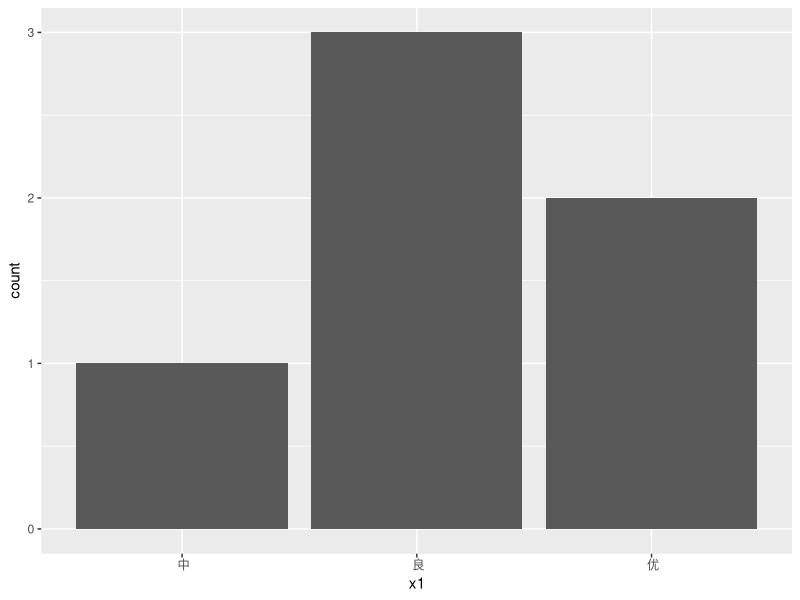

This figure's R source: (Note: this script raises an error after producing the figure.)
## ---- chunk 1
library(tidyverse)
library(conflicted)
# conflicted 包可以将两个包冲突的函数进行报错, 以便使用正确的函数
## ---- chunk 2
# Basic data type
class(TRUE)             # 逻辑值
class(32.6)             # 普通的数字类型
class(2L)               # 2L是特指此为整数integer(显式表示),
                        # 与numeric型的存储方式会有细微的差别
class('a')              # 字符类型
class("aaaaa")          # 字符串,也是字符型
class(3+2i)             # 复数类型
class(charToRaw("a"))   # Raw为原始类型数据,为二进制
## ---- chunk 3
# 数值向量
x = 1.5
x

# 创建一个指定长度的全0数值向量
vec <- numeric(10)
vec

# 利用 c() 将多个对象合并到一起
c(1, 2, 3, 4, 5)
c(1, 2, c(3, 4, 5))
## ---- chunk 4

list.1 <- list(name = "李明", age = 30, scores = c(85, 76, 90))

list.1[2]
list.1[[2]]
list.1$scores

list.1$age <- 45                     # 将age修改为45
list.1$age

list.1$age <- list(19, 29, 31)       # 将age修改为一个列表
list.1$age[1]
list.1$age[[1]]

list.2 <- as.list(c(a = 1, b = 2))   # 用as.list()函数可以将向量转为列表
list.2
unlist(list.2)                       # 用unlist()可以将一个列表打破成分界限,
                                     # 强制转换为一个向量
## ---- chunk 5
# 不按行填充
matrix(c(1, 2, 3,
		     4, 5, 6,
		     7, 8, 9), 
       nrow = 3,
       byrow = FALSE)

# 按行填充
matrix(c(1, 2, 3,
	    	 4, 5, 6,
    		 7, 8, 9), nrow = 3, byrow = TRUE)

# 为矩阵的行列命名
matrix(1:9, 
       nrow = 3, 
       byrow = TRUE,
	     dimnames = list(c("r1","r2","r3"), c("c1","c2","c3")))

ml <- matrix(1:9, ncol = 3)
rownames(ml) = c("r1","r2","r3")
colnames(ml) = c("c1","c2","c3")

# 特殊矩阵
diag(1:4, nrow = 4)
## ---- chunk 6
ml[1,2]                           # 提取第1行, 第2列的单个元素
ml[1:2, 2:3]                      # 提取第1至2行, 第2至3列的元素
ml[c("r1","r3"), c("c1","c3")]    # 提取行名r1和r3, 列名为c1和c3的元素

# 如果一个维度空缺, 则选出该维度的所有元素
ml[1,]                            # 提取第1行, 所有列元素
ml[,2:3]                          # 提取所有行, 第2至3列的所有元素

# 负数表示排除该位置
ml[-1,]                           # 提取除了第1行之外的所有元素
ml[,-c(2,3)]                      # 提取除了第2和第3行之外的所有元素
## ---- chunk 7
# 创建tibble
person <- tibble(
	Name = c("Daisy", "Kyle", "Issac"),
	Gender = c("Female", "Male", "Male"),
	Age = c("20", "21", "27"),
	Major = c("Remote sensing", "Data science", "Physics"),
	ID = c("203", "301", "096")
)
# 在函数传递参数的时候不要用 <- 运算符, 
# 因为 R 语言编译器会将这个操作解释为赋值
# 而不是传递参数, 也就是传递的不是一个值, 而是一个操作, 
# 可能会导致意外的错误
person
## ---- chunk 8
tribble(
	~Name, ~Gender, ~Age, ~Major, ~ID,
	"Daisy", "Female", "20", "Remote sensing", "203",
	"Kyle", "Male", "21", "Data science", "301",
	"Issac", "Male", "27", "Physics", "096")
## ---- chunk 9
# rbind() 增加行(样本数据), 要求宽度(列数一致)
person <- rbind(person,
	              tibble(Name = "Jojo",
	                     Gender = "Male",
                       Age = 25, 
			                 Major = "History", 
			                 ID = "128"))

# cbind() 增加列(属性变量), 要求高度一致
person <- cbind(person, 
	              Registered = c(TRUE, TRUE, FALSE, TRUE),
	              Class_ID = c(2, 3, 4, 1))
## ---- chunk 10
# 可以用函数 str() 或者 glimpse() 显示该对象的结构
str(person)
glimpse(person)
# 用 summary() 作用在数据框或者列表上,将生成割裂或各成分的汇总信息
summary(person)
## ---- chunk 11
# 利用 expand.grid() 可以生成多个属性水平值的所有组合
expand.grid(type = c("A","B"), class = c("M","L","XL"))
## ---- chunk 12
x = c(" 优", " 中", " 良", " 优", " 良", " 良") # 字符向量
x
sort(x)

x1 = factor(x, levels = c(" 中", " 良", " 优")) # 转化因子型
x1
as.numeric(x1) # 相当于查看等级顺序, 数字越大等级越高
sort(x1)

ggplot(tibble(x1), aes(x1)) +
  geom_bar()
## ---- chunk 13
levels(x1) = c("Fair", "Good", "Excellent") # 修改因子水平
x1
## ---- chunk 14
table(x)
## ---- chunk 15
Age = c(23,15,36,47,65,53)
cut(Age, 
    breaks = c(0,18,45,100),
    labels = c("Young","Middle","Old"))
## ---- chunk 16
tibble(Sex = gl(2, 3, length=12, labels=c(" 男"," 女")),
       Class = gl(3, 2, length=12, labels=c(" 甲"," 乙"," 丙")),
       Score = gl(4, 3, length=12, labels=c(" 优"," 良"," 中", " 及格")))
## ---- chunk 17
2 + 3
2 * 3
2 / 3
2 - 3
2 + 3 * 4
2 + (3 * 4)
2^2
2^0.5
v <- c( 2,5.5,6)
s <- c(8, 3, 4)
v^s
v%%s
v%/%s
v <- c(2,5.5,6,9)
s <- c(8,2.5,14,9)
v>s
v>s
v>=s
v<=s
v==s
v!=s
(v>=s)&(v==s)
(v>s)|(v==s)
v <- 1:5
5 %in% v
v*t(v)
v%*%t(v)
## ---- chunk 18
# 判断体函数
x <- 30L
if(is.integer(x)) {
  print("X is an Integer")
}

x <- c("what","is","truth")

if("Truth" %in% x) {
  print("Truth is found")
} else {
  print("Truth is not found")
}

if("Truth" %in% x) {
  print("Truth is found the first time")
} else if ("truth" %in% x) {
  print("truth is found the second time")
} else {
  print("No truth found")
}

x <- switch(
  3,
  "first",
  "second",
  "third",
  "fourth"
)
print(x)
## ---- chunk 19
# 循环体函数
v <- c("Hello","loop")
cnt <- 2

repeat {
  print(v)
  cnt <- cnt+1
  
  if(cnt > 5) {
    break
  }
}

v <- c("Hello","while loop")
cnt <- 2

while (cnt < 7) {
  print(v)
  cnt = cnt + 1
}

v <- LETTERS[1:4]
for ( i in v) {
  print(i)
}
## ---- chunk 20
# 自定函数
new.function1 <- function() {
  for(i in 1:5) {
    print(i^2)
  }
}	
new.function1()

new.function2 <- function(a,b,c) {
  result <- a * b + c
  print(result)
}
new.function1(5,3,11)
new.function1(a = 11, b = 5, c = 3)

new.function2 <- function(a = 3, b = 6) {
  result <- a * b
  print(result)
}
new.function2()
new.function2(5)
new.function2(b=5)
